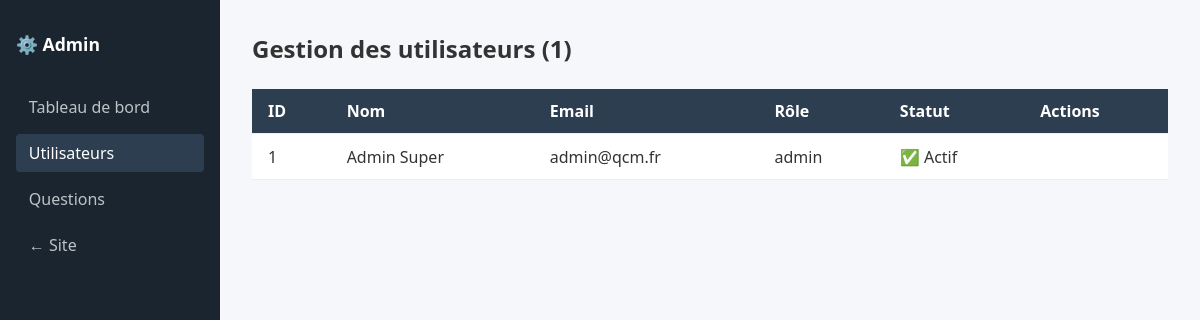
Page /pages/admin/utilisateurs.php (signed in) on the committed database.
### tables this page shows
CREATE TABLE IF NOT EXISTS utilisateurs (
    id           INT AUTO_INCREMENT PRIMARY KEY,
    nom          VARCHAR(100)  NOT NULL,
    prenom       VARCHAR(100)  NOT NULL,
    email        VARCHAR(150)  NOT NULL UNIQUE,
    mot_de_passe VARCHAR(255)  NOT NULL,
    role         ENUM('user', 'admin') DEFAULT 'user',
    bloque       TINYINT(1) DEFAULT 0,
    created_at   DATETIME DEFAULT CURRENT_TIMESTAMP
);

### includes/functions.php (called while the page is built, shortened)
<?php
require_once __DIR__ . '/db.php';
function getTousUtilisateurs(): array {
    global $pdo;
    return $pdo->query("SELECT id, nom, prenom, email, role, bloque FROM utilisateurs ORDER BY id DESC")->fetchAll();
}
?>

### pages/admin/utilisateurs.php (the view, shortened to what this page needs)
<?php
require_once '../../includes/functions.php';
$utilisateurs = getTousUtilisateurs();
?>
<!DOCTYPE html>
<html lang="fr">
<head>
    <link rel="stylesheet" href="../../public/css/style.css">
    <link rel="stylesheet" href="../../public/css/admin.css">
</head>
<body>
<aside class="sidebar">
    <h2>⚙️ Admin</h2>
    <nav>
        <a href="dashboard.php">Tableau de bord</a>
        <a href="utilisateurs.php" class="active">Utilisateurs</a>
        <a href="questions.php">Questions</a>
        <a href="../../index.php">← Site</a>
    </nav>
</aside>
<main class="admin-main">
    <h2>Gestion des utilisateurs (<?= count($utilisateurs) ?>)</h2>
    <table>
        <thead>
            <tr>
                <th>ID</th><th>Nom</th><th>Email</th>
                <th>Rôle</th><th>Statut</th><th>Actions</th>
            </tr>
        </thead>
        <tbody>
        <?php foreach ($utilisateurs as $u): ?>
        <tr class="<?= $u['bloque'] ? 'bloque' : '' ?>">
            <td><?= $u['id'] ?></td>
            <td><?= htmlspecialchars($u['nom'] . ' ' . $u['prenom']) ?></td>
            <td><?= htmlspecialchars($u['email']) ?></td>
            <td><?= $u['role'] ?></td>
            <td><?= $u['bloque'] ? '🔒 Bloqué' : '✅ Actif' ?></td>
            <td>
            </td>
        </tr>
        <?php endforeach; ?>
        </tbody>
    </table>
</main>
</body>
</html>

### public/css/style.css (style rules this page uses)
* { box-sizing: border-box; margin: 0; padding: 0; }
body { font-family: 'Segoe UI', sans-serif; background: #f5f7fa; color: #333; }
table { width: 100%; border-collapse: collapse; background: white; }
th, td { padding: .7rem 1rem; text-align: left; border-bottom: 1px solid #eee; }
th { background: #2c3e50; color: white; }

### public/css/admin.css (style rules this page uses)
body { display: flex; min-height: 100vh; }
.sidebar { width: 220px; background: #1a252f; color: white; padding: 2rem 1rem; flex-shrink: 0; }
.sidebar h2 { margin-bottom: 2rem; font-size: 1.1rem; }
.sidebar nav { display: flex; flex-direction: column; gap: .5rem; }
.sidebar nav a { color: #bdc3c7; text-decoration: none; padding: .5rem .8rem; border-radius: 4px; }
.sidebar nav a:hover, .sidebar nav a.active { background: #2c3e50; color: white; }
.admin-main { flex: 1; padding: 2rem; }
.admin-main h2 { margin-bottom: 1.5rem; }

### rows in the picture
utilisateurs: id "1", nom+prenom "Admin Super", email "admin@qcm.fr", role "admin", bloque "✅ Actif"

### other values in the picture
count($utilisateurs) "1"
